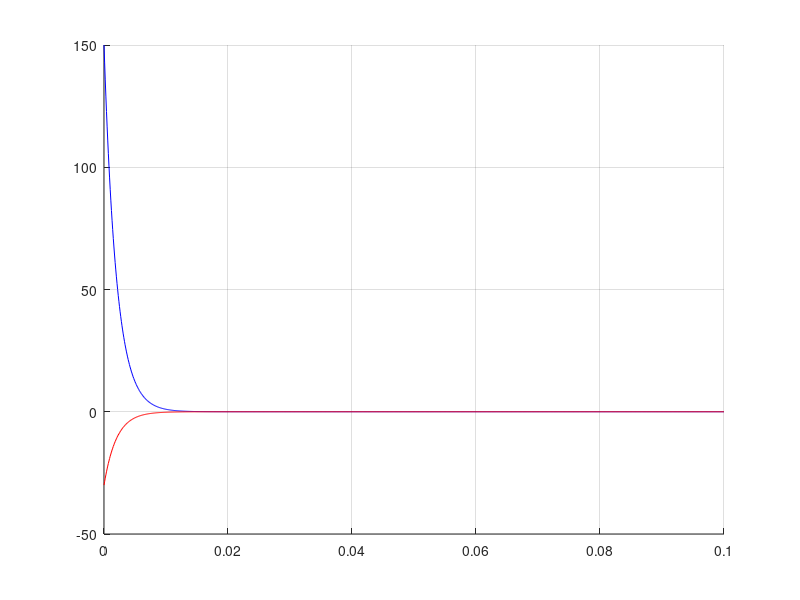

Source code (MATLAB):
U = 150;
R1 = 1e3;
R2 = 1e3;
R3 = 1e3;
R4 = 1e3;
C = 1e-6;

R12 = R1 + R2;
R34 = R3 + R4;


tau = R34 * C;
t = 0 : 0.0001 : 50 * tau;

uc = U * exp(-t / tau);
ic = - U / R34 * exp(-t / tau);


hold on, grid on

plot(t, uc, 'b') 

plot(t, ic * 400, 'r')